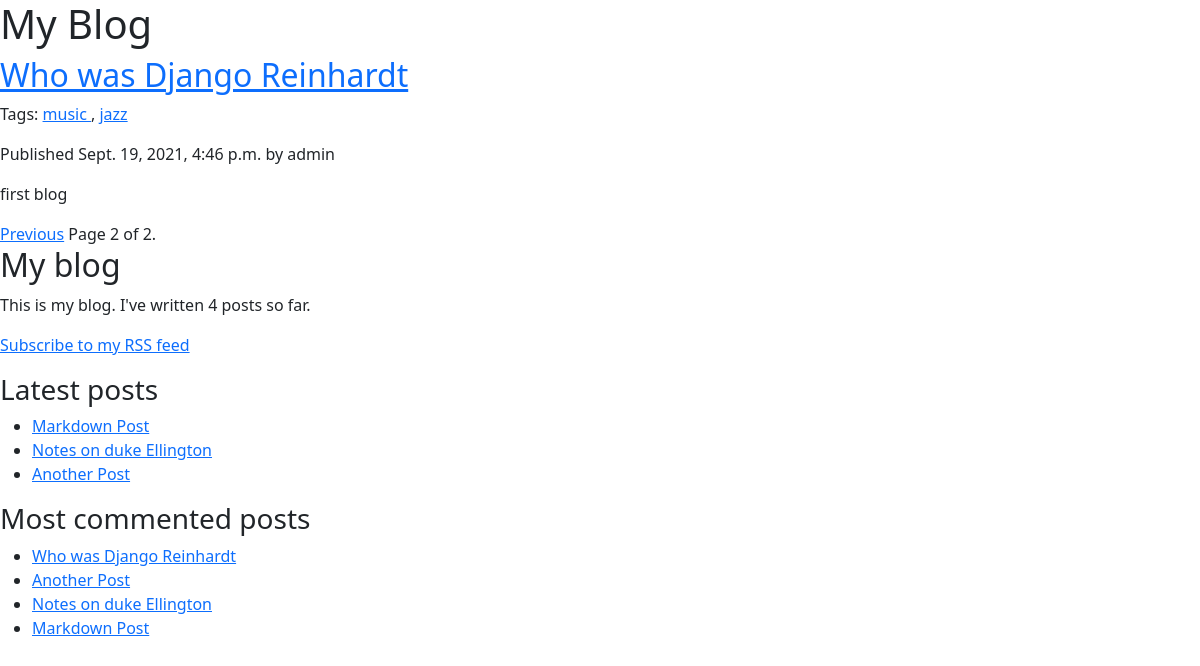
Screenshot of /?page=2 with the database file from the repository.
### blog/models.py (models this page shows, shortened)
class Post(models.Model):
    STATUS_CHOICES = (
         ('draft', 'Draft'),
         ('published', 'Published'),
    )
    title = models.CharField(max_length=250)
    slug = models.SlugField(max_length=250,
                            unique_for_date='publish')
    author = models.ForeignKey(User,
                            on_delete=models.CASCADE,
                            related_name='blog_posts')
    body = models.TextField()
    publish = models.DateTimeField(default=timezone.now)
    created = models.DateTimeField(auto_now_add=True)
    updated = models.DateTimeField(auto_now=True)
    status = models.CharField(max_length=10,
                              choices=STATUS_CHOICES,
                              default='draft')
    objects = models.Manager() # The default manager.
    published = PublishedManager() # Our custom manager
    tags = TaggableManager()
    class Meta:
        ordering = ('-publish',)
    def get_absolute_url(self):
        return reverse('blog:post_detail',
                        args=[self.publish.year,
                              self.publish.month,
                              self.publish.day, self.slug])

### blog/views.py (the view)
# urls.py: path('', views.post_list, name='post_list'),
def post_list(request, tag_slug=None):
    object_list = Post.published.all()
    tag = None
    if tag_slug:
        tag = get_object_or_404(Tag, slug=tag_slug)
        object_list = object_list.filter(tags__in=[tag])
    paginator = Paginator(object_list, 3) # 3 posts in each page
    page = request.GET.get('page')
    try:
        posts = paginator.page(page)
    except PageNotAnInteger:
        posts = paginator.page(1)
    except EmptyPage:
        posts = paginator.page(paginator.num_pages)
    return render(request,
                 'blog/post/list.html',
                 {'page': page,
                  'posts': posts,
                  'tag': tag})

### blog/models.py (called while the page is built)
    def get_queryset(self):
        return super(PublishedManager,
                     self).get_queryset()\
                           .filter(status='published')

### blog/templatetags/blog_tags.py (called while the page is built)
@register.simple_tag
def total_posts():
    return Post.published.count()

@register.inclusion_tag('blog/post/latest_posts.html')
def show_latest_posts(count=5):
    latest_posts = Post.published.order_by('-publish')[:count]
    return {'latest_posts': latest_posts}

@register.simple_tag
def get_most_commented_posts(count=5):
    return Post.published.annotate(
               total_comments=Count('comments')
            ).order_by('-total_comments')[:count]

@register.filter(name='markdown')
def markdown_format(text):
    return mark_safe(markdown.markdown(text))

### blog/templates/blog/post/list.html (shortened to what this page needs)
{% extends "blog/base.html" %}
{% load blog_tags %}
{% block content %}
  <h1>My Blog</h1>
  {% for post in posts %}
    <h2>
      <a href="{{ post.get_absolute_url }}">
        {{ post.title }}
      </a>
    </h2>
    <p class="tags">
      Tags:
      {% for tag in post.tags.all %}
        <a href="{% url "blog:post_list_by_tag" tag.slug %}">
          {{ tag.name }}
        </a>
         {% if not forloop.last %}, {% endif %}
      {% endfor %}
    </p>
    <p class="date">
       Published {{ post.publish }} by {{ post.author }}
    </p>
    {{ post.body|markdown|truncatewords_html:30 }}
  {% endfor %}
  {% include "pagination.html" with page=posts %}
{% endblock %}

### blog/templates/blog/base.html (shortened to what this page needs)
{% load blog_tags %}
{% load static %}
<!DOCTYPE html>
<html>
<head>
   <link href="{% static 'css/blog.css' %}" rel="stylesheet">
</head>
<body>
   <div id="content">
     {% block content %}
     {% endblock %}
   </div>
   <div id="sidebar">
     <h2>My blog</h2>
     <p>This is my blog. I've written {% total_posts %} posts so far.</p>
     <p>
       <a href="{% url "blog:post_feed" %}">Subscribe to my RSS feed</a>
     </p>
     <h3>Latest posts</h3>
     {% show_latest_posts 3 %}
     <h3>Most commented posts</h3>
     {% get_most_commented_posts as most_commented_posts %}
     <ul>
        {% for post in most_commented_posts %}
          <li>
            <a href="{{ post.get_absolute_url }}">{{ post.title }}</a>
          </li>
        {% endfor %}
     </ul>
   </div>
</body>
</html>

### blog/templates/pagination.html (shortened to what this page needs)
<div class="pagination">
    <span class="step-links">
    {% if page.has_previous %}
      <a href="?page={{ page.previous_page_number }}">Previous</a>
    {% endif %}
    <span class="current">
       Page {{ page.number }} of {{ page.paginator.num_pages }}.
    </span>
    </span>
</div>

### blog/templates/blog/post/latest_posts.html
<ul>
    {% for post in latest_posts %}
      <li>
         <a href="{{ post.get_absolute_url }}">{{ post.title }}</a>
      </li>
    {% endfor %}
</ul>

### rows the page displays
Post: title "Who was Django Reinhardt", publish "Sept. 19, 2021, 4:46 p.m.", author "admin", body "first blog"
Tag: name "music"
Tag: name "jazz"
Post: title "Markdown Post"
Post: title "Notes on duke Ellington"
Post: title "Another Post"

### other values shown
{{ page.number }} "2"
{{ page.paginator.num_pages }} "2"
